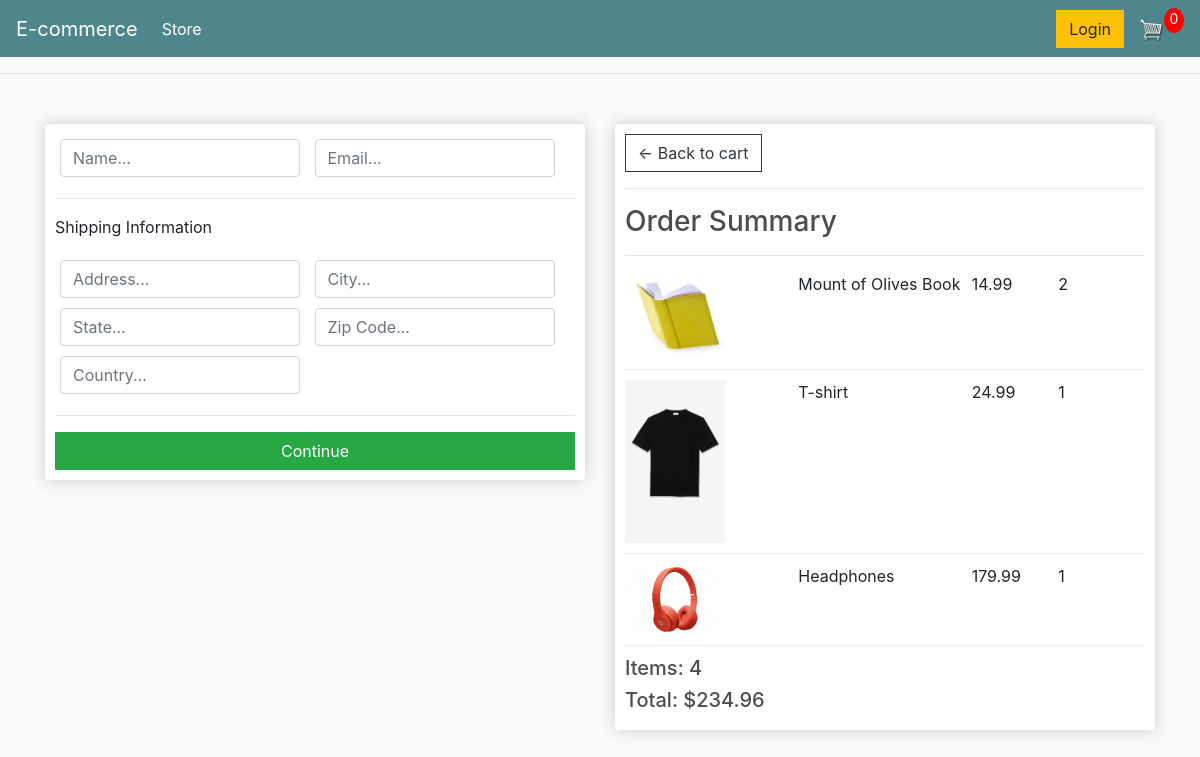
Screenshot of /checkout/ (signed in) with the database file from the repository.
### store/models.py (models this page shows, shortened)
class OrderItem(models.Model):
    product = models.ForeignKey(Product, on_delete=models.SET_NULL, null=True)
    order = models.ForeignKey(Order, on_delete=models.SET_NULL, null=True)
    quantity = models.IntegerField(default=0, null=True, blank=True)
    date_added = models.DateTimeField(auto_now_add=True)
    @property
    def get_total(self):
        total = self.product.price * self.quantity
        return total

class Product(models.Model):
    name = models.CharField(max_length=200)
    price = models.FloatField()
    digital = models.BooleanField(default=False, null=True, blank=True)
    image = models.ImageField(null=True, blank=True)
    @property
    def imageURL(self):
        try:
            url = self.image.url
        except:
            url = ''
        return url

class Order(models.Model):
    customer = models.ForeignKey(Customer, on_delete=models.SET_NULL, null=True, blank=True)
    date_ordered = models.DateTimeField(auto_now_add=True)
    complete = models.BooleanField(default=False)
    transaction_id = models.CharField(max_length=100, null=True)
    @property
    def get_cart_total(self):
        orderitems = self.orderitem_set.all()
        total = sum([item.get_total for item in orderitems])
        return total
    @property
    def get_cart_items(self):
        orderitems = self.orderitem_set.all()
        total = sum([item.quantity for item in orderitems])
        return total

### store/views.py (the view)
# urls.py: path('checkout/', views.checkout, name='checkout'),
def checkout(request):
    if request.user.is_authenticated:
        customer = request.user.customer
        order, created = Order.objects.get_or_create(customer=customer, complete=False)
        items = order.orderitem_set.all()
    else:
        order = {'get_cart_total':0, 'get_cart_items':0}
        items = []
    context = {'items': items, 'order':order}
    return render(request, 'store/checkout.html', context)

### store/templates/store/checkout.html (shortened to what this page needs)
{% extends 'store/main.html' %}
{% load static %}
{% block content %}
    <dvi class="row">
        <div class="col-lg-6">
            <div class="box-element" id="form-wrapper">
                <form id="form">
                    <dvi id="user-info">
                        <div class="form-field">
                            <input required type="text" class="form-control" name="name" placeholder="Name...">
                        </div>
                        <div class="form-field">
                            <input required type="email" class="form-control" name="email" placeholder="Email...">
                        </div>
                    </dvi>
                    <div id="shipping-info">
                        <hr>
                        <p>Shipping Information</p>
                        <div class="form-field">
                            <input type="text" class="form-control" name="address" placeholder="Address...">
                        </div>
                        <div class="form-field">
                            <input type="text" class="form-control" name="city" placeholder="City...">
                        </div>
                        <div class="form-field">
                            <input type="text" class="form-control" name="state" placeholder="State...">
                        </div>
                        <div class="form-field">
                            <input type="text" class="form-control" name="zipcode" placeholder="Zip Code...">
                        </div>
                        <div class="form-field">
                            <input type="text" class="form-control" name="country" placeholder="Country...">
                        </div>
                    </div>
                    <hr>
                    <input type="submit" id="form-buttom" class="btn btn-success btn-block" value="Continue">
                </form>
            </div>
            <br>
        </div>
        <div class="col-lg-6">
            <div class="box-element">
                <a href="{% url 'store:cart' %}" class="btn btn-outline-dark">&#x2190; Back to cart</a>
                <hr>
                <h3>Order Summary</h3>
                <hr>
                {% for item in items %}
                    <div class="cart-row">
                        <div style="flex:2"><img src="{{item.product.imageURL}}" alt="" class="row-image"></div>
                        <div style="flex:2"><p>{{item.product.name}}</p></div>
                        <div style="flex:1"><p>{{item.product.price|floatformat:2}}</p></div>
                        <div style="flex:1"><p>{{item.quantity}}</p></div>
                    </div>
                {% endfor %}
                <h5>Items: {{order.get_cart_items}}</h5>
                <h5>Total: ${{order.get_cart_total|floatformat:2}}</h5>
            </div>
        </div>
    </dvi>
{% endblock %}

### static/css/main.css (style rules this page uses)
body { background-color: hsl(0, 0%, 98%); }
h1,h2,h3,h4,h5,h6 { color:hsl(0, 0%, 30%); }
.box-element { box-shadow:hsl(0, 0%, 80%) 0 0 16px; background-color: #fff; border-radius: 4px; padding: 10px; }
.col-lg-4, .col-lg-6, .col-lg-8, .col-lg-12 { margin-top: 10px; }
.btn { border-radius: 0; }
.row-image { width: 100px; }
.form-field { width:250px; display: inline-block; padding: 5px; }
.cart-row { display: flex; align-items: flex-stretch; padding-bottom: 10px; margin-bottom: 10px; border-bottom: 1px solid #ececec; }

### rows the page displays
OrderItem: product.imageURL (picture), product.name "Mount of Olives Book", product.price "14.99", quantity "2"
OrderItem: product.imageURL (picture), product.name "T-shirt", product.price "24.99", quantity "1"
OrderItem: product.imageURL (picture), product.name "Headphones", product.price "179.99", quantity "1"
Order: get_cart_items "4", get_cart_total "234.96"
